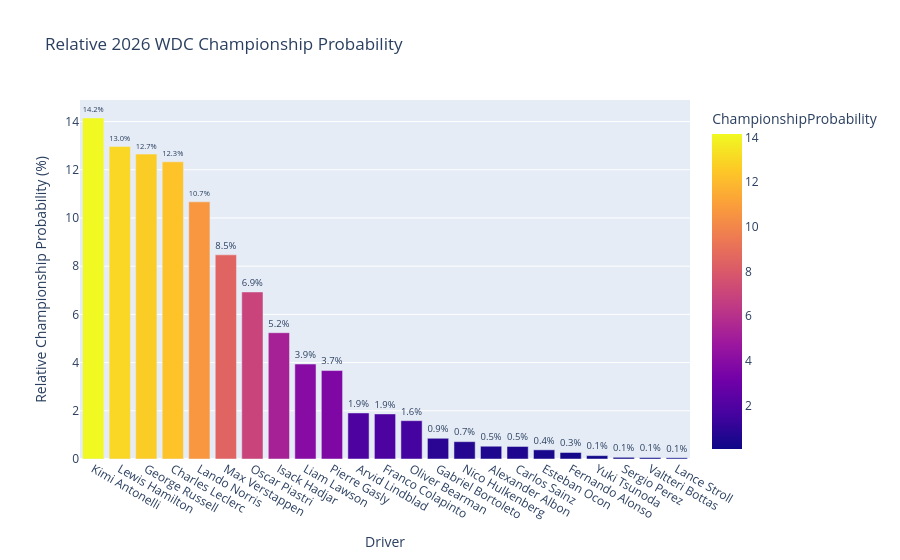

The code cell stored with this chart in its notebook:
### Markdown cell above
## Step 12 — Championship Probability Visualization

### Objective 🇬🇧
Compare relative championship probabilities between drivers.

### Tujuan 🇮🇩
Membandingkan probabilitas relatif championship antar pembalap.

### Code cell
# ==========================================
# Step 12 — Championship Probability
# ==========================================

probability_fig = px.bar(
    prediction.sort_values("ChampionshipProbability", ascending=False),
    x="FullName",
    y="ChampionshipProbability",
    color="ChampionshipProbability",
    title="Relative 2026 WDC Championship Probability",
    text="ChampionshipProbability",
)

probability_fig.update_layout(
    xaxis_title="Driver",
    yaxis_title="Relative Championship Probability (%)",
    showlegend=False,
)

probability_fig.update_traces(
    texttemplate="%{text:.1f}%",
    textposition="outside",
)

probability_fig.show()

### Figure 1 — Plotly figure (JSON) as saved in the notebook; plotly's stock layout.template omitted (floating-point values rounded to 4 significant figures)
{"data": [{"hovertemplate": "FullName=%{x}<br>ChampionshipProbability=%{marker.color}<extra></extra>", "legendgroup": "", "marker": {"color": [14.15, 12.97, 12.65, 12.33, 10.67, 8.47, 6.93, 5.24, 3.94, 3.67, 1.91, 1.87, 1.59, 0.86, 0.72, 0.53, 0.52, 0.38, 0.27, 0.14, 0.07, 0.06, 0.05], "coloraxis": "coloraxis", "pattern": {"shape": ""}}, "name": "", "orientation": "v", "showlegend": false, "text": [14.15, 12.97, 12.65, 12.33, 10.67, 8.47, 6.93, 5.24, 3.94, 3.67, 1.91, 1.87, 1.59, 0.86, 0.72, 0.53, 0.52, 0.38, 0.27, 0.14, 0.07, 0.06, 0.05], "textposition": "outside", "texttemplate": "%{text:.1f}%", "type": "bar", "x": ["Kimi Antonelli", "Lewis Hamilton", "George Russell", "Charles Leclerc", "Lando Norris", "Max Verstappen", "Oscar Piastri", "Isack Hadjar", "Liam Lawson", "Pierre Gasly", "Arvid Lindblad", "Franco Colapinto", "Oliver Bearman", "Gabriel Bortoleto", "Nico Hulkenberg", "Alexander Albon", "Carlos Sainz", "Esteban Ocon", "Fernando Alonso", "Yuki Tsunoda", "Sergio Perez", "Valtteri Bottas", "Lance Stroll"], "xaxis": "x", "y": [14.15, 12.97, 12.65, 12.33, 10.67, 8.47, 6.93, 5.24, 3.94, 3.67, 1.91, 1.87, 1.59, 0.86, 0.72, 0.53, 0.52, 0.38, 0.27, 0.14, 0.07, 0.06, 0.05], "yaxis": "y"}], "layout": {"barmode": "relative", "coloraxis": {"colorbar": {"title": {"text": "ChampionshipProbability"}}, "colorscale": [[0, "#0d0887"], [0.1111, "#46039f"], [0.2222, "#7201a8"], [0.3333, "#9c179e"], [0.4444, "#bd3786"], [0.5556, "#d8576b"], [0.6667, "#ed7953"], [0.7778, "#fb9f3a"], [0.8889, "#fdca26"], [1, "#f0f921"]]}, "legend": {"tracegroupgap": 0}, "showlegend": false, "title": {"text": "Relative 2026 WDC Championship Probability"}, "xaxis": {"anchor": "y", "domain": [0, 1], "title": {"text": "Driver"}}, "yaxis": {"anchor": "x", "domain": [0, 1], "title": {"text": "Relative Championship Probability (%)"}}}}
